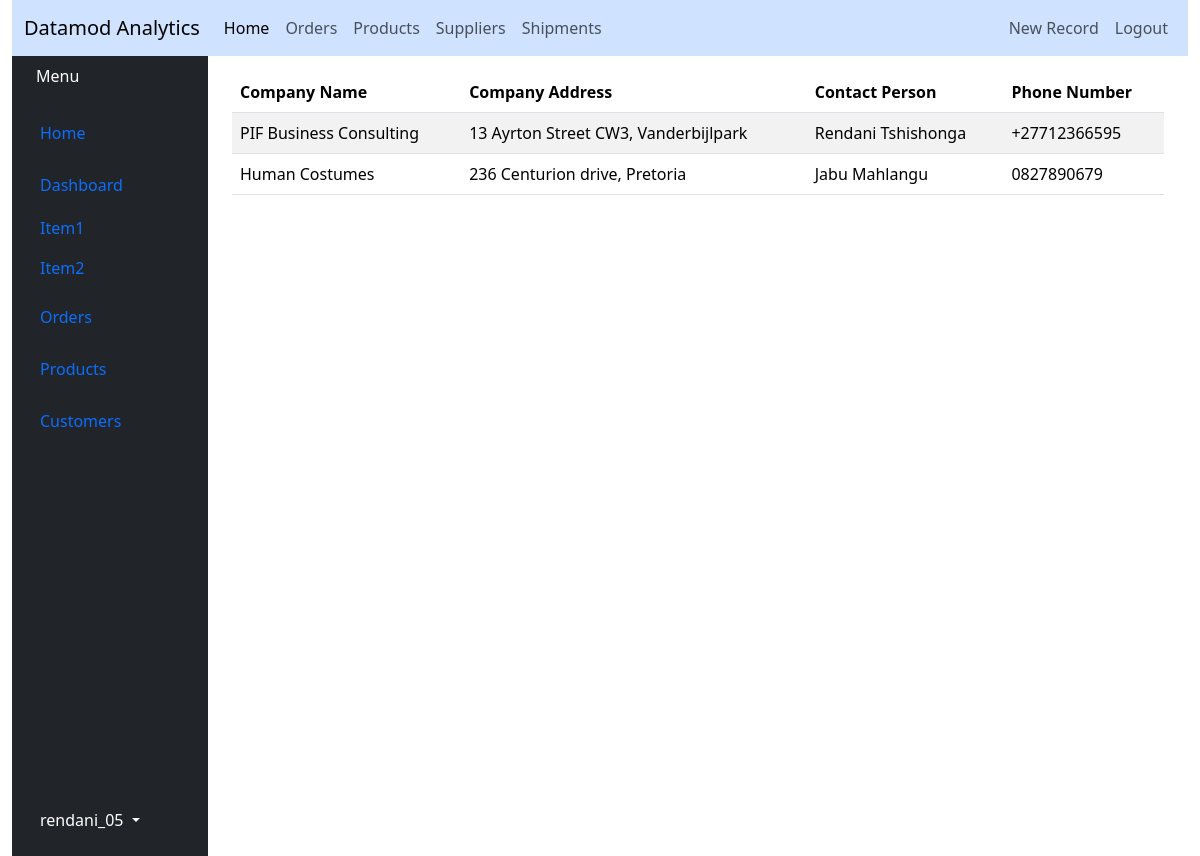
Page /supplier (signed in) on the earlier database version.
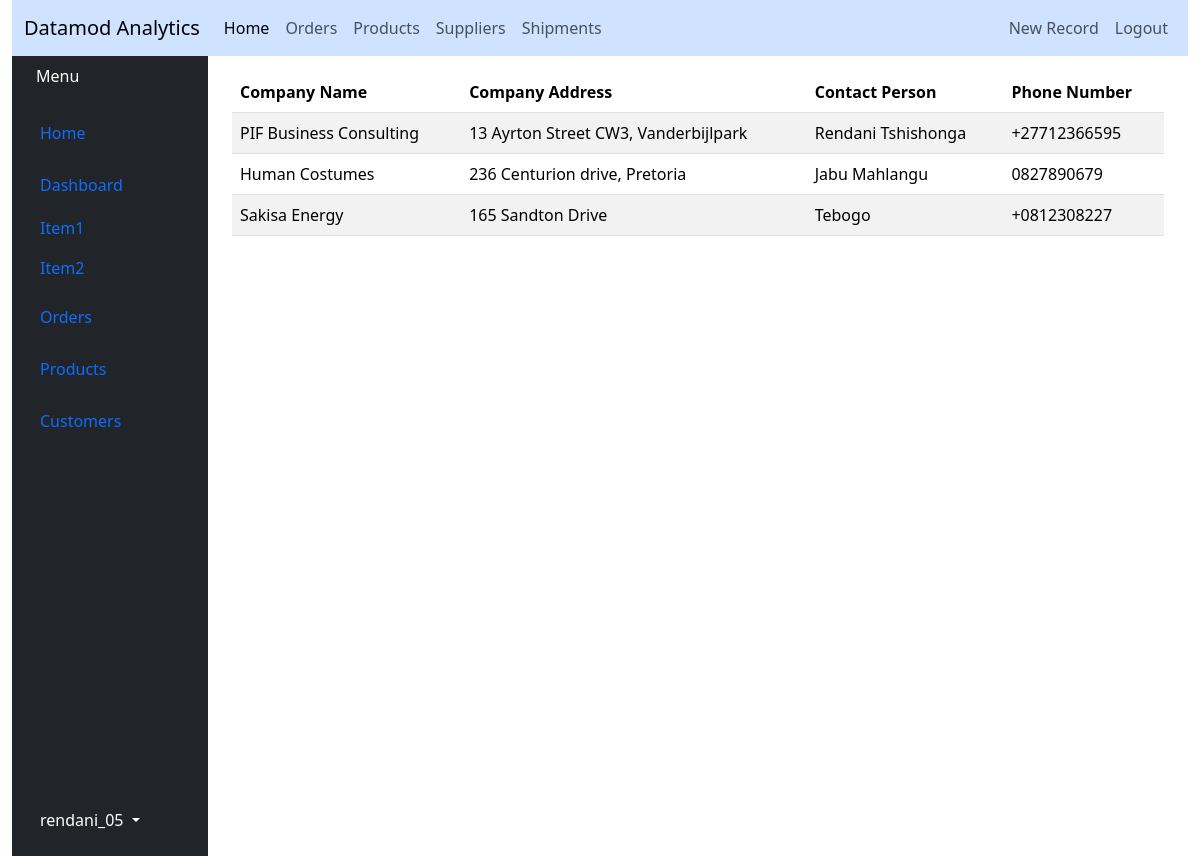
Same page on the later database version.
### dashboard/models.py (models this page shows)
class User(db.Model, UserMixin):
    id = db.Column(db.Integer, primary_key=True, nullable=False)
    username = db.Column(db.String(20), unique=True, nullable=False)
    password= db.Column(db.String(60), nullable=False)
    """Create the __repr__ method that returns a printable representation of the object"""
    def __repr__(self):
        return f'User("{self.id}", "{self.username}", "{self.email}")'

class Suppliers(db.Model):
    id = db.Column(db.Integer, primary_key=True, nullable=False)
    company_name = db.Column(db.String(128), nullable=False)
    address = db.Column(db.String(128), nullable=False)
    contact_person = db.Column(db.String(20), nullable=False)
    phone_number = db.Column(db.String(20), nullable=False)
    """Create the __repr__ method that returns a printable representation of the object"""
    def __repr__(self):
        return f'Suppliers("{self.id}", "{self.conatct_person}")'

### dashboard/routes.py (the view)
@app.route("/supplier")
@login_required
def supplier():
    supplier = Suppliers.query
    return render_template('suppliers.html', title="Suppliers", supplier=supplier)

### dashboard/models.py (called while the page is built)
@login_manager.user_loader
def load_user(user_id):
    return User.query.get(int(user_id))

### dashboard/templates/suppliers.html
{% extends "layout.html" %}
{% block content %}
    <div class="container">
        <table class="table table-striped">
	    <thead>
	        <tr>
		    <th>Company Name</th>
		    <th>Company Address</th>
		    <th>Contact Person</th>
		    <th>Phone Number</th>
	        </tr>
	    </thead>
	    <tbody>
	        {% for suppliers in supplier%}
		    <tr>
		        <td>{{ suppliers.company_name }}</td>
		        <td>{{ suppliers.address }}</td>
		        <td>{{ suppliers.contact_person }}</td>
		        <td>{{ suppliers.phone_number }}</td>
		    </tr>
	        {% endfor %}
	    </tbody>
        </table>
    </div>
{% endblock content %}

### dashboard/templates/layout.html (shortened to what this page needs)
<!DOCTYPE html>
<html lang="en">
    <head>
	<link href="https://cdn.jsdelivr.net/npm/bootstrap@5.3.3/dist/css/bootstrap.min.css" rel="stylesheet"
	<link rel="stylesheet" href="https://cdnjs.cloudflare.com/ajax/libs/font-awesome/5.15.4/css/all.min.css"/>
    </head>
    <body>
	<div class="container-fluid">
	    <nav class="navbar navbar-expand-lg bg-primary-subtle">
    	        <div class="container-fluid">
        	    <span class="navbar-brand mb-0 h1">Datamod Analytics</span>
        	    <ul class="navbar-nav me-auto mb-2 mb-lg-0">
            	        <li class="nav-item">
                    	    <a class="nav-link active" aria-current="page" href="{{ url_for('home') }}">Home</a>
            		</li>
            		<li class="nav-item">
                    	    <a class="nav-link" href="{{ url_for('order') }}">Orders</a>
            		</li>
             		<li class="nav-item">
                     	    <a class="nav-link" href="{{ url_for('product') }}">Products</a>
            		</li>
             		<li class="nav-item">
                     	    <a class="nav-link" href="{{ url_for('supplier') }}">Suppliers</a>
            		</li>
             		<li class="nav-item">
                     	    <a class="nav-link" href="{{ url_for('shipment') }}">Shipments</a>
            		</li>
        	    </ul>
        	    <div class="navbar-nav">
            		{% if current_user.is_authenticated %}
               		    <a class="nav-item nav-link" href="{{ url_for('new_supplier') }}">New Record</a>
               		    <a class="nav-item nav-link" href="{{ url_for('logout') }}">Logout</a>
            		{% else %}
                	    <a class="nav-item nav-link" href="{{ url_for('login') }}">Login</a>
            		{% endif %}
        	    </div>
    		</div>
	    </nav>
	    <div class="container-fluid">
		<div class="row flex-nowrap">
		    <div class="col-auto col-md-3 col-xl-2 px-sm-2 px-0 bg-dark">
			<div class="d-flex flex-column align-items-center align-items-sm-start px-3 pt-2 text-white min-vh-100">
			    <a href="/" class="d-flex align-items-center pb-3 mb-md-0 me-md-auto text-white text-decoration-none">
			    	<span class"fs-5 d-none d-sm-inline">Menu</span>
			    </a>
			    <ul class="nav nav-pills flex-column mb-sm-auto mb-0 align-items-center align-items-sm-start" id="menu">
			    	<li class="nav-item text-white">
				    <a href="#" class="nav-link align-middle px-0">
					<span class="ms-1 d-none d-sm-inline">Home</span>
				    </a>
				</li>
				<li>
				    <a href="#submenu1" data-bs-toggele="collapse" class="nav-link px-0 align-middle">
					<span class="ms-1 d-none d-sm-inline">Dashboard</span>
				    </a>
				    <ul class="collapse show nav flex-column ms-1" id="submenu1" data-bs-parent="#menu">
					<li class="w-100">
					    <a href="#" class="nav-link px-0"><span class="d-none d-sm-inline">Item</span>1</a>
					</li>
					<li>
					    <a href="#" class="nav-link px-0"><span class="d-none d-sm-inline">Item</span>2</a>
					</li>
				    </ul>
				</li>
				<li>
				    <a href="#" class="nav-link px-0 align-middle">
					<span class="ms-1 d-none d-sm-inline">Orders</span>
				    </a>
				</li>
				<li>
				    <a href="#" class="nav-link px-0 align-middle">
					<span class="ms-1 d-none d-sm-inline">Products</span>
				    </a>
				</li>
				<li>
				    <a href="#" class="nav-link px-0 align-middle">
					<span class="ms-1 d-none d-sm-inline">Customers</span>
				    </a>
				</li>
			    </ul>
			    <div class="dropdown pb-4">
			    {% if current_user %}
				<a href="#" class="d-flex align-items-center text-white text-decoration-none dropdown-toggle"
				id="dropdownUser1" data-bs-toggle="dropdown" aria-expanded="false">
				    <span class="d-none d-sm-inline mx-1">{{ current_user.username }}</span>
				</a>
			    {% endif %}
			    </div>
			</div>
		    </div>
		    <div class="col py-3">
		        {% block content %}{% endblock %}
		    </div>
		</div>
	    </div>
        </div>
    </body>
</html>

Differences in the rows shown:
added Suppliers: company_name "Sakisa Energy", address "165 Sandton Drive", contact_person "Tebogo", phone_number "+0812308227"
